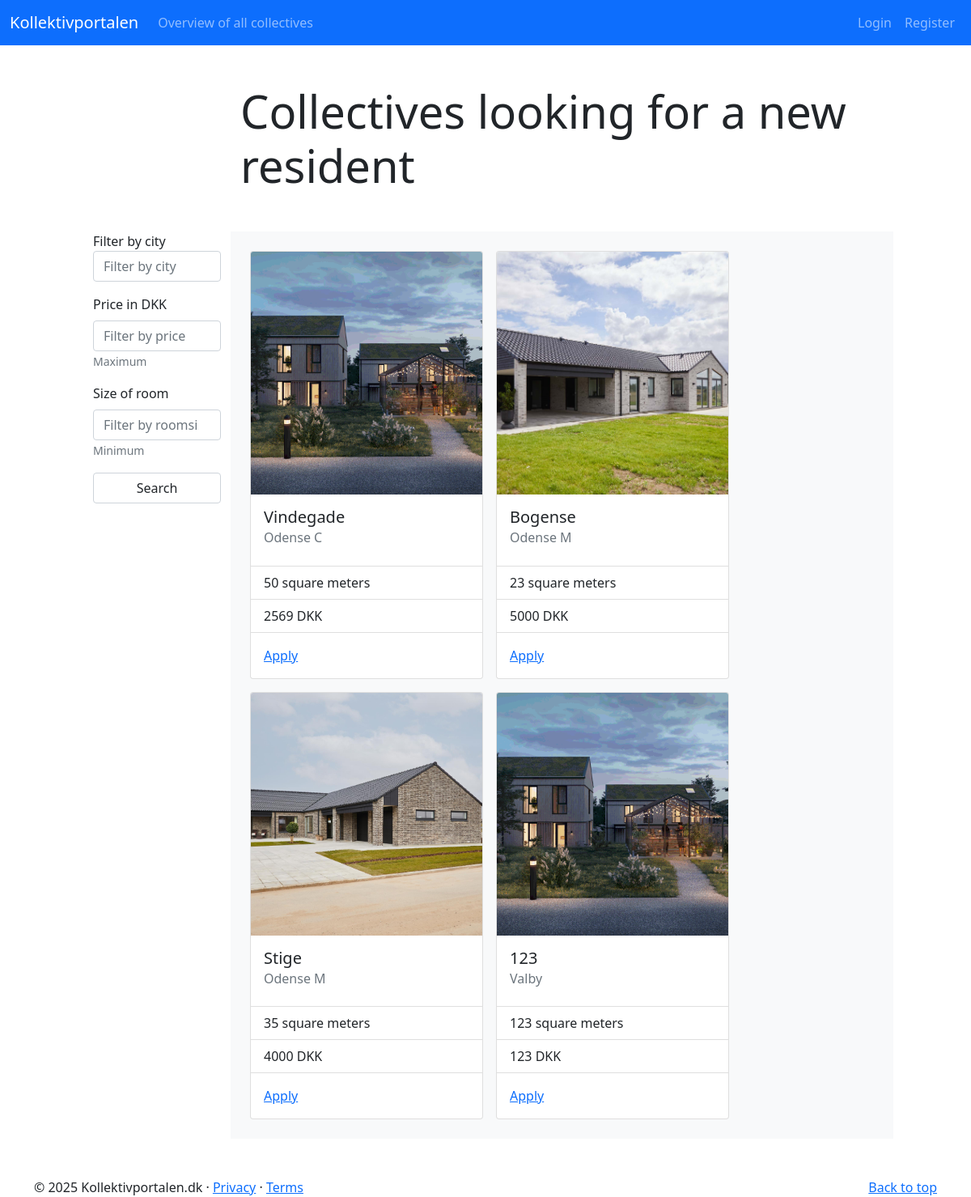
The app's page /collectives, older data.
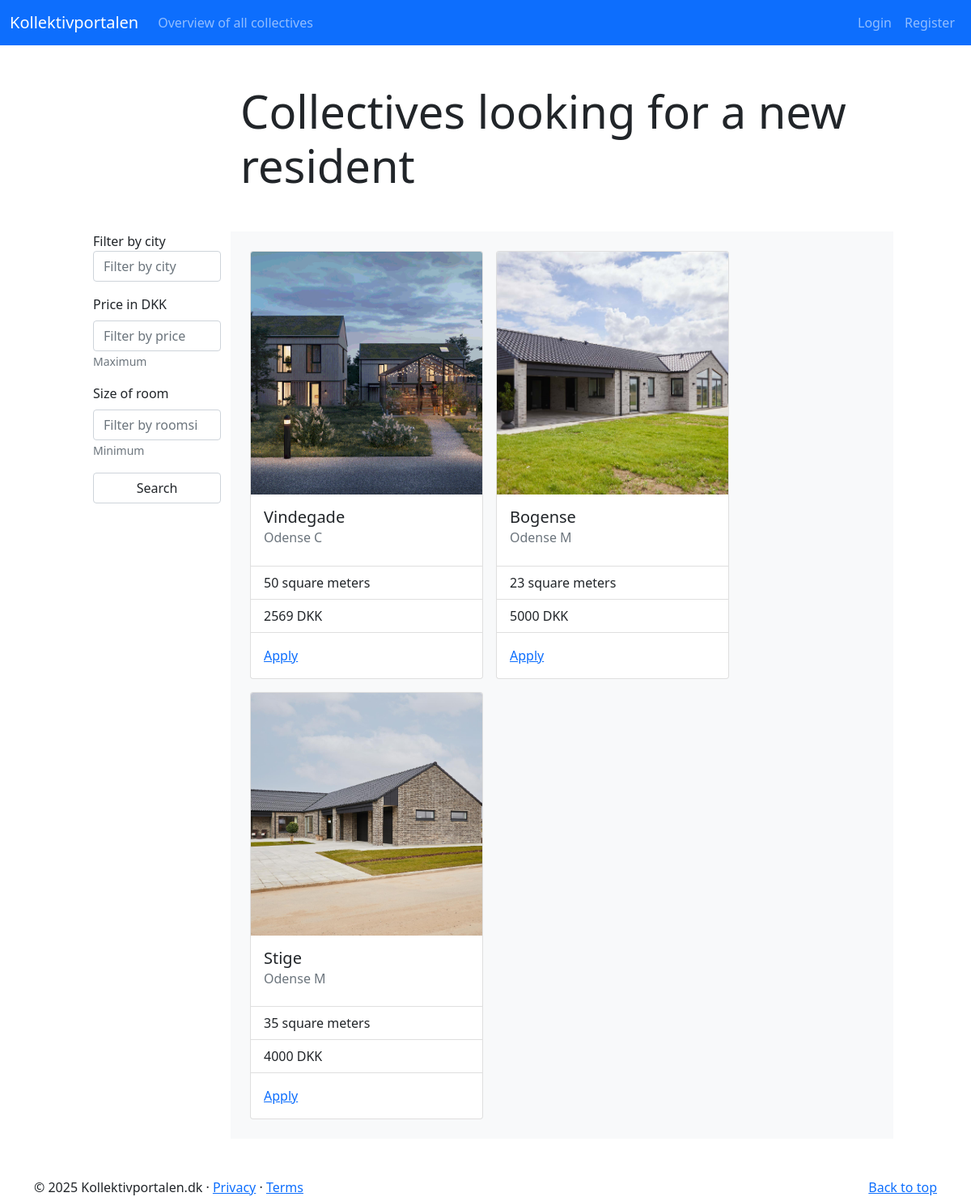
The same page, newer data.
### app/__init__.py (models this page shows, shortened)
class Collective(db.Model):
    __tablename__ = 'collectives'
    id = db.Column(db.Integer, primary_key=True)
    submitter_id = db.Column(db.Integer, db.ForeignKey('users.id'), nullable=False)
    city = db.Column(db.String(80))
    street = db.Column(db.String(80))
    roomsize = db.Column(db.Integer())
    price = db.Column(db.Integer())
    description = db.Column(db.String(500))
    image = db.Column(db.String(500))
    user = db.relationship("User", back_populates="collectives")
    applications = db.relationship("Application", back_populates="collective")
    @staticmethod
    def get_all():
        return Collective.query.order_by(Collective.id).all()

### app/__init__.py (the view)
@app.route("/collectives", methods=["GET"])
def collectives_index():
    form = SearchForm(formdata=request.args)
    if (request.args):
       collective_entries = Collective.get_by_filters(
           form.city.data,
           form.roomsize.data,
           form.price.data
        )
    else:
       collective_entries = Collective.get_all()
    return render_template("collectives/index.html", collective_entries=collective_entries, form=form)

### app/__init__.py
class SearchForm(FlaskForm):
  city = StringField('Filter by city', validators=[Length(min=1, max=80, message='You cannot have less than 1 or more than 80 characters')])
  roomsize = IntegerField('Size of room')
  price = IntegerField('Price in DKK')
  submit = SubmitField('Search')

### app/templates/collectives/index.html (shortened to what this page needs)
{% extends 'elements/base.html' %}
{% block body%}
<section class="collectives">
  <div class="container row">
     <div class="col-3"></div>
    <h1 class="display-4 mb-5 mt-5 col-9">
    Collectives looking for a new resident</a>
    </h1>
  </div>
<div class="container row">
  <div class="container col-1"></div>
  <div class="container col-2 ">
  <form method="get" action="{{ url_for('collectives_index') }}">
      <div class="form-group mb-3">
        {{ form.city.label(for="city") }}
        {{ form.city(class="form-control", id="city", placeholder="Filter by city") }}
      </div>
      <div class="form-group mb-3">
        {{ form.price.label(class="form-label") }}
        {{ form.price(class="form-control", id="price", placeholder="Filter by price") }}
        <small id="priceHelp" class="form-text text-muted">Maximum</small>
      </div>
      <div class="form-group mb-3">
        {{ form.roomsize.label(class="form-label") }}
        {{ form.roomsize(class="form-control", id="roomsize", placeholder="Filter by roomsize") }}
        <small id="roomsizeHelp" class="form-text text-muted">Minimum</small>
      </div>
      {{ form.submit(class="form-control") }}
    </form>
  </div>
    {% if not collective_entries and not request.args %}
    <div class="col-2"></div>
    <div class="container col-5 d-flex align-items-center">
      <p class="lead text-center">No collectives have been created yet. Sign up as a provider and submit the first collective!</p>
    </div>
    <div class="col-2"></div>
    {% elif not collective_entries and request.args %}
    <div class="col-2"></div>
    <div class="container col-5 d-flex align-items-center">
      <p class="lead text-center">We couldn’t find any collectives with these criteria. Consider adjusting your filters.</p>
    </div>
    <div class="col-2"></div>
    {% else %}
    <div class="d-flex align-items-start flex-wrap p-3 bg-light container col-9">
      {% for entry in collective_entries %}
      <div class="card mx-2 my-2" style="width: 18rem;">
        <a href="{{ url_for('collectives_view', id=entry.id)}}"><img class="card-img-top collectiveimage" src="{{ url_for('static', filename='images/' ~ entry.image) }}" alt="Image of a collective"></a>
        <div class="card-body">
          <h5 class="card-title">{{ entry.street }}</h5>
          <h6 class="card-subtitle mb-2 text-muted">{{ entry.city }}</h6>
        </div>
        <ul class="list-group list-group-flush">
          <li class="list-group-item">{{ entry.roomsize }} square meters</li>
          <li class="list-group-item">{{ entry.price }} DKK</li>
        </ul>
        <div class="card-body">
          <a href="#" class="card-link">Apply</a>
        </div>
      </div>
      {% endfor %}
    </div>
  {% endif %}
</div>
</section>
{% endblock body%}

### app/templates/elements/base.html (shortened to what this page needs)
<!DOCTYPE html>
<html lang="en">
<link href="https://cdn.jsdelivr.net/npm/bootstrap@5.0.2/dist/css/bootstrap.min.css" rel="stylesheet"
>
<head>
  <link rel="stylesheet" href="../static/own_style.css" />
</head>
<body>
  {% include 'elements/navbar.html' %}
  {%- set messages = get_flashed_messages(with_categories=true) -%}
  {% block body %}
  {% endblock %}
</body>
<footer class="container mt-5">
  <div class="float-end"><a href="#">Back to top</a></div>
  <div>© 2025 Kollektivportalen.dk · <a href="#">Privacy</a> · <a href="#">Terms</a></div>
</footer>
</html>

### app/templates/elements/navbar.html (shortened to what this page needs)
<nav class="navbar sticky-top navbar-expand-sm navbar-dark bg-primary">
    <div class="container-fluid">
        <a class="navbar-brand" href="{{ url_for('landing') }}">Kollektivportalen</a>
        <div class="collapse navbar-collapse" id="navbarSupportedContent">
            <ul class="navbar-nav">
                <li class="nav-item">
                    <a class="nav-link" href="{{ url_for('collectives_index') }}">Overview of all collectives</a>
                </li>
            </ul>
            <ul class="navbar-nav ms-auto">
                {% if current_user.is_authenticated %}
                <li class="nav-item">
                    <span class="nav-link disabled text-light">
                        Logged in
                    </span>
                </li>
                <li class="nav-item">
                    <a class="nav-link link-light" href="{{ url_for('logout')}}">Log out</a>
                </li>
                {% else %}
                <li class="nav-item">
                    <a class="nav-link link-light" href="{{ url_for('login') }}">Login</a>
                </li>
                <li class="nav-item">
                    <a class="nav-link link-light" href="{{ url_for('register') }}">Register</a>
                </li>
            </ul>
            {% endif %}
        </div>
    </div>
</nav>

### app/static/own_style.css (style rules this page uses)
.collectiveimage { object-fit: cover; width: 100%; height: 300px; }

Row changes from the older to the newer data that the page shows:
removed Collective: image (picture), street "123", city "Valby", roomsize "123", price "123"
